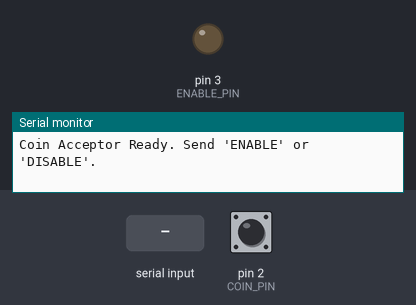
Bench run of a sketch on a simulated Arduino Uno, built with avr-gcc and run on an emulated ATmega328P. On the bench: output pins drawn as LEDs (lit = HIGH), the last lines printed to the serial monitor. Inputs (shaded band) come from the test bench; at power-on: pin 2 (COIN_PIN) HIGH.

Above: at 1.2 s.
1.3 s: "EN\n" received over Serial
At 2.6 s:
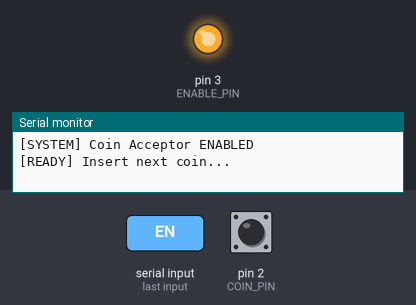
4.5 s: "DIS\n" received over Serial
At 5.4 s:
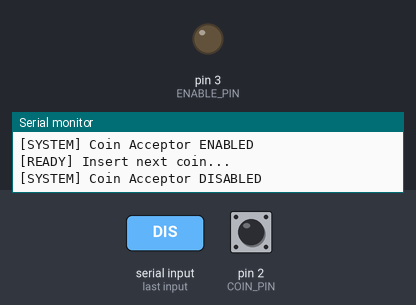
Timing chart, 0 to 7.5 s (numbered marks = the images above; inputs shaded):
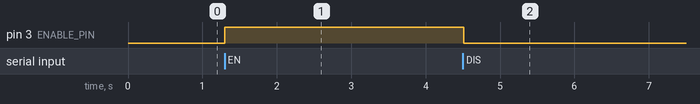

Measured:
- after the input at 1.3 s, pin 3 (ENABLE_PIN): LOW → HIGH at once
- after the input at 4.5 s, pin 3 (ENABLE_PIN): HIGH → LOW at once

The sketch:

test_coin_acceptor.ino
```cpp
// --- Coin Acceptor Setup ---
volatile int pulseCount = 0;
int intervalCounter = 0;
const unsigned long intervalThreshold = 30;  // Adjustable delay ticks

const int COIN_PIN = 2;
const int ENABLE_PIN = 3;
bool acceptorEnabled = false;

void incomingPulse() {
  pulseCount++;
  intervalCounter = 0;
}

void setup() {
  pinMode(COIN_PIN, INPUT);
  pinMode(ENABLE_PIN, OUTPUT);
  digitalWrite(ENABLE_PIN, LOW); // Start disabled

  attachInterrupt(digitalPinToInterrupt(COIN_PIN), incomingPulse, FALLING);

  Serial.begin(9600);
  Serial.println("Coin Acceptor Ready. Send 'ENABLE' or 'DISABLE'.");
}

void loop() {
  intervalCounter++;

  // Handle serial commands
  if (Serial.available()) {
    String command = Serial.readStringUntil('\n');
    command.trim();

    if (command.equalsIgnoreCase("EN")) {
      digitalWrite(ENABLE_PIN, HIGH);
      acceptorEnabled = true;
      Serial.println("[SYSTEM] Coin Acceptor ENABLED");
      Serial.println("[READY] Insert next coin...");
    } else if (command.equalsIgnoreCase("DIS")) {
      digitalWrite(ENABLE_PIN, LOW);
      pulseCount = 0;
      acceptorEnabled = false;
      Serial.println("[SYSTEM] Coin Acceptor DISABLED");
    } else {
      Serial.println("[ERROR] Unknown command. Use 'ENABLE' or 'DISABLE'.");
    }
  }

  // Report pulses if interval threshold is reached
  if (intervalCounter >= intervalThreshold && pulseCount > 0 ) {
    Serial.print("[IMPULSES RECEIVED] → ");
    Serial.println(pulseCount);
    pulseCount = 0;
    intervalCounter = 0;
  }

  delay(10);
}
```
